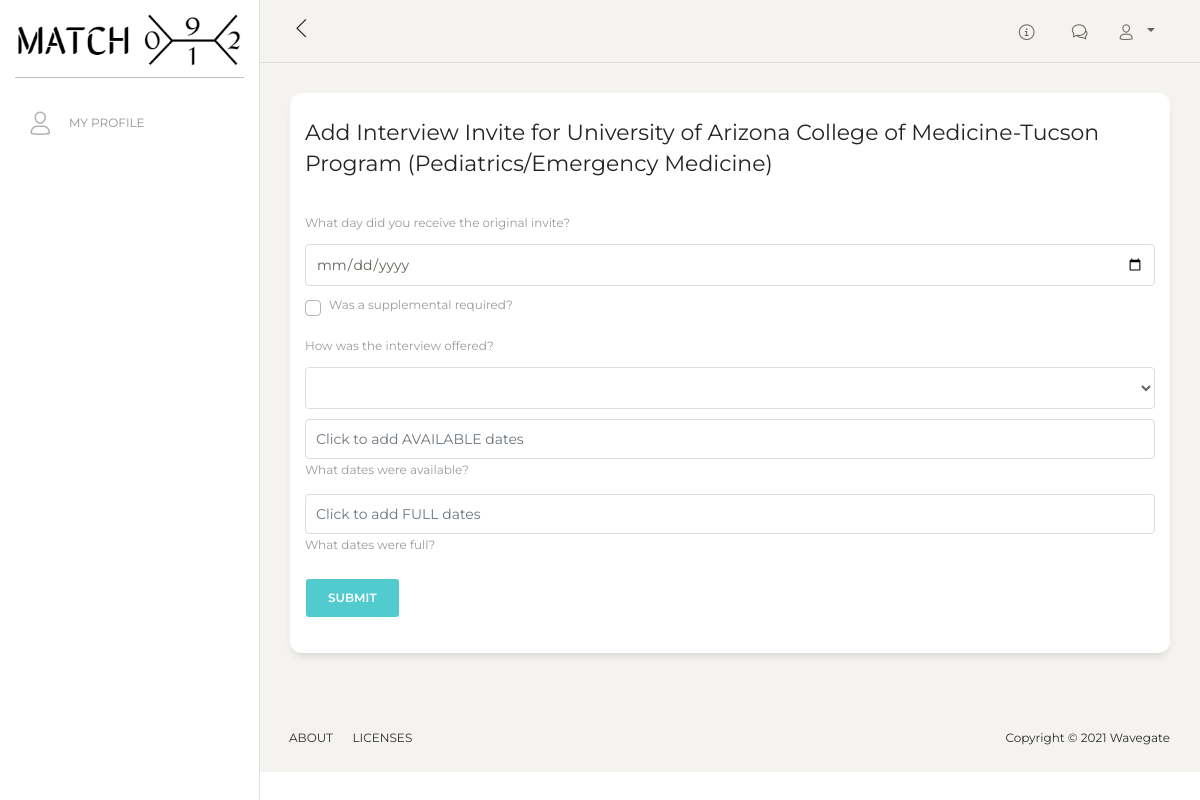
The page /add_interview/1 (signed in) on the database its author committed.
### app/models.py (models this page shows, shortened)
class Program(db.Model):
	__tablename__ = 'program'
	id = db.Column(db.Integer, primary_key=True)
	specialty_id = db.Column(db.Integer, db.ForeignKey('specialty.id'))
	name = db.Column(db.Text)
	body = db.Column(db.Text)
	city = db.Column(db.String(140))
	state = db.Column(db.String(140))
	accreditation_id = db.Column(db.String(140))
	status = db.Column(db.String(140))
	url = db.Column(db.String(140))
	timestamp = db.Column(db.DateTime, index=True, default=datetime.utcnow)
	user_id = db.Column(db.Integer, db.ForeignKey('user.id'))
	users = db.relationship('User', cascade="all,delete",secondary=link, back_populates='programs', lazy='dynamic')
	interviews = db.relationship('Interview', backref='interviewer', lazy='dynamic')
	interview_dates = db.relationship('Interview_Date', backref='interviewer', lazy='dynamic')
	interview_impressions = db.relationship('Interview_Impression', backref='program', lazy='dynamic')
	language = db.Column(db.String(5))
	image = db.Column(db.String(140))
	salary = db.Column(db.Text)
	salary_url = db.Column(db.Text)
	imageurl = db.Column(db.Text)

class Specialty(db.Model):
	id = db.Column(db.Integer, primary_key=True)
	name = db.Column(db.String(140), index=True)
	programs = db.relationship('Program', backref='specialty', lazy='dynamic')
	users = db.relationship('User', backref='specialty', lazy='dynamic')
	posts = db.relationship('Post', backref='specialty', lazy='dynamic')
	threads = db.relationship('Thread', backref='specialty', lazy='dynamic')
	chats = db.relationship('Chat', backref='specialty', lazy='dynamic')

### app/main/routes.py (the view, shortened to what this page needs)
@bp.route('/add_interview/<int:program_id>', methods=['GET', 'POST'])
@login_required
def add_interview(program_id):
	specialty2 = session.get('specialty')
	program = Program.query.filter_by(id=program_id).first_or_404()
	form = AddInterviewForm(current_user.username, program)
	return render_template('add_interview.html',specialty2=specialty2, title=_('Add Interview Offer'),
						   form=form, program=program)

### app/main/forms.py
class AddInterviewForm(FlaskForm):
	date = DateField('What day did you receive the original invite?', validators=[Optional()])
	supplemental_required = BooleanField('Was a supplemental required?')
	method = SelectField('How was the interview offered?', choices=['','ERAS','Thalamus','Email'])
	submit = SubmitField(_l('Submit'))
	interview_dates = StringField()
	interview_invites = StringField()
	def __init__(self, user, program, *args, **kwargs):
		super(AddInterviewForm, self).__init__(*args, **kwargs)
		self.program = program
		self.user = user

### app/models.py (called while the page is built)
@login.user_loader
def load_user(id):
	return User.query.get(int(id))

	def new_messages(self):
		last_read_time = self.last_message_read_time or datetime(1900, 1, 1)
		return Message.query.filter_by(recipient=self).filter(
			Message.timestamp > last_read_time).count()

### app/templates/add_interview.html (shortened to what this page needs)
{% extends "base.html" %}
{% block content %}
<div class="content">
    <div class="row">
      <div class="col-md-12">
            <div class="card ">
              <div class="card-header ">
                <h5 class="card-title">Add Interview Invite for {{ program.name }} ({{ program.specialty.name }})</h5>
            </div>
            <div class="card-body ">
                <form action="" method="post">
                    <div class="form-group">
                        {{ form.date.label(class_="col-form-label") }}<br>
                        {{ form.date(class_="form-control datepick") }}
                    </div>
                    <div class="form-group">
                        <div class="form-group">
                            <div class="custom-control custom-checkbox">
                                {{ form.supplemental_required.label(class_="custom-control-label") }}
                            </div>
                        </div>
                        <div class="form-group">
                            {{ form.method.label(class_="col-form-label") }}<br>
                            {{ form.method(class_="form-control") }}
                        </div>
                        <div class="form-group">
                            {{ form.interview_dates(class_="form-control", placeholder="Click to add AVAILABLE dates")}}
                            <label for="mdp" class_="col-form-label">What dates were available?</label>
                        </div>
                        <div class="form-group">
                            {{ form.interview_invites(class_="form-control", placeholder="Click to add FULL dates")}}
                            <label for="mdp" class_="col-form-label">What dates were full?</label>
                        </div>
                    </div>
                    <div class="form-group">
                        <p>{{ form.submit(class_="btn btn-primary btn-md") }}</p>
                    </div>
                </form>
            </div>
    </div>
</div>
</div>
</div>
{% endblock %}
{% block scripts %}
<link rel="stylesheet" href="{{ url_for('static', filename='css/jquery-ui.css') }}">
<link rel="stylesheet" href="{{ url_for('static', filename='css/jquery-ui.multidatespicker.css') }}">
{% endblock %}

### rows shown on the page
Program: name "University of Arizona College of Medicine-Tucson Program"
Specialty: specialty.name "Pediatrics/Emergency Medicine"
